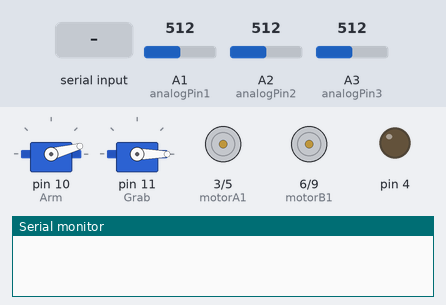
A sketch run on a simulated Arduino Uno, built with avr-gcc and run on an emulated ATmega328P. Parts: 2 × servo, motor-driver pin pairs drawn as motors (green arrow = first pin HIGH = forward, orange = second pin HIGH = backward, longer = more drive), output pins drawn as LEDs (lit = HIGH), the last lines printed to the serial monitor. The inputs (shaded band) are chosen by the test bench; at power-on: A1 (analogPin1) = 512, A2 (analogPin2) = 512, A3 (analogPin3) = 512.

Above: at 1.2 s.
1.3 s: "2" received over Serial
At 2.1 s:
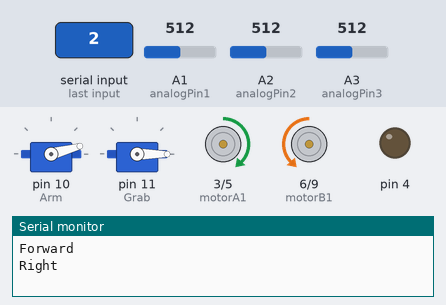
3.7 s: "3" received over Serial
At 4.9 s:
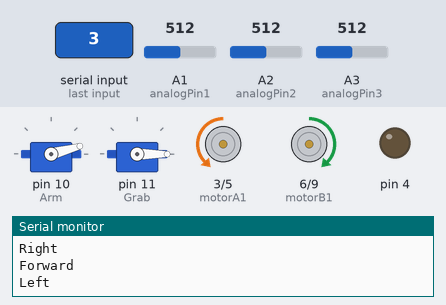
6.6 s: "4" received over Serial
At 7.0 s:
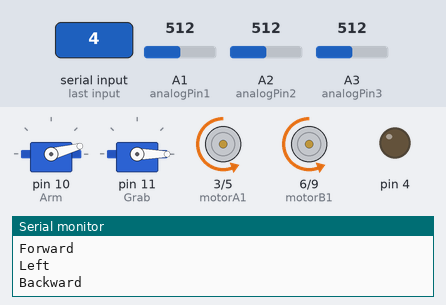
8.6 s: "7" received over Serial
At 9.8 s:
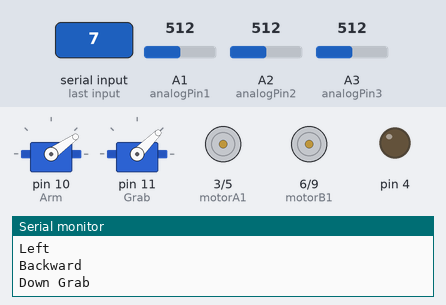
10.1 s: "8" received over Serial
At 11.0 s:
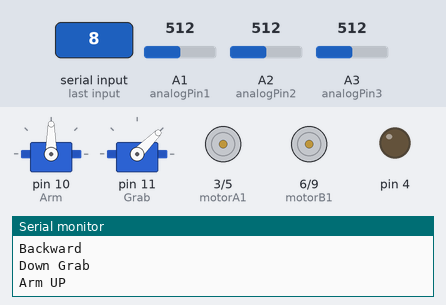
11.6 s: "9" received over Serial
At 12.3 s:
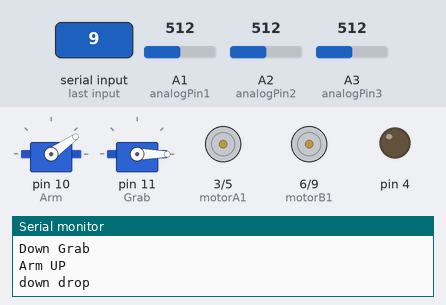
Timing chart, 0 to 14.1 s (numbered marks = the images above; inputs shaded):
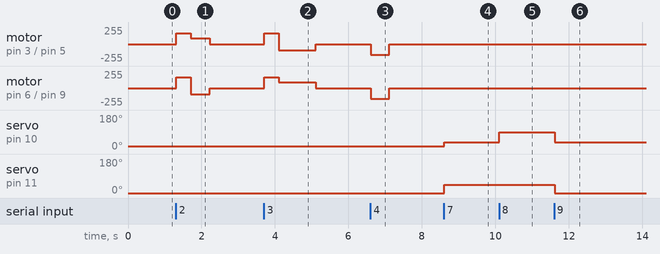

Measured:
- after the input at 1.3 s, motor on pin 3 (motorA1) / pin 5 (motorA2): stopped → forward 160/255 at once, → forward 90/255 0.40 s later, → stopped 0.51 s later; motor on pin 6 (motorB1) / pin 9 (motorB2): stopped → forward 160/255 at once, → backward 90/255 0.40 s later, → stopped 0.51 s later
- after the input at 3.7 s, motor on pin 3 (motorA1) / pin 5 (motorA2): stopped → forward 160/255 at once, → backward 90/255 0.40 s later, → stopped 1.0 s later; motor on pin 6 (motorB1) / pin 9 (motorB2): stopped → forward 160/255 at once, → forward 90/255 0.40 s later, → stopped 1.0 s later
- after the input at 6.6 s, motor on pin 3 (motorA1) / pin 5 (motorA2), motor on pin 6 (motorB1) / pin 9 (motorB2): stopped → backward 160/255 at once, → stopped 0.51 s later
- after the input at 8.6 s, servo on pin 10 (Arm): 15° → 35° at once; servo on pin 11 (Grab): 0° → 45° at once
- after the input at 10.1 s, servo on pin 10 (Arm): 35° → 90° at once
- after the input at 11.6 s, servo on pin 10 (Arm): 90° → 35° at once; servo on pin 11 (Grab): 45° → 0° at once

The sketch:

trailer.ino
```cpp
#include<Servo.h>
#define UP 90
#define DOWN 35

#define GRAB 45
#define DROP 0

Servo Arm,Grab;
int arm, grab;
const int pwm=150;

#define LT 80
#define RT 80
#define MT 80
#define OT 500

int state=0;
//state---0 stop 1-right 2-left
int analogPin1 = 1;
int analogPin2 = 2;
int analogPin3 = 3;
int L = 0;
int M = 0;
int R = 0;
int value = 0;

char r='5';
char c='y';
char stop_var='0';
int motorA1 = 3; // Pin  2 of L293
int motorA2 = 5; // Pin  7 of L293
int motorB1 = 6; // Pin 10 of L293
int motorB2 = 9;


int vellm = 160; // Speed Of Motors (0-255)
int velrm = 160; //speed while turning as 50 isnt sufficient.
int velleft = 90;
int velright =90;

void forward(){
  analogWrite(motorA1, velrm);
    analogWrite(motorA2, 0);
    analogWrite(motorB1, vellm);
    analogWrite(motorB2, 0);
    Serial.println("Forward");
}
void right(){
  analogWrite(motorA1, velleft);
    analogWrite(motorA2, 0);
    analogWrite(motorB1, 0);
    analogWrite(motorB2, velright);
    state=1;
    Serial.println("Right");
}
void rotateleft(){
  forward();
  delay(400);
  analogWrite(motorA1, 0);
    analogWrite(motorA2, velleft);
    analogWrite(motorB1, velright);
    analogWrite(motorB2, 0);
    state=1;
    Serial.println("Left");
}
void rotateright(){
  forward();
  delay(400);
  analogWrite(motorA1, velleft);
    analogWrite(motorA2, 0);
    analogWrite(motorB1, 0);
    analogWrite(motorB2, velright);
    state=2;
    Serial.println("Right");
}

void Complete_turn()
{


  int ctr=0;
  while(ctr<=4)
  {
    rotateright();
    delay(500);
    lineStable();
    ctr++;

  }

}
void left(){
  analogWrite(motorA1, 0);
    analogWrite(motorA2, velleft);
    analogWrite(motorB1, velright);
    analogWrite(motorB2, 0);
    state=2;
    Serial.println("Left");
}
void back(){
   analogWrite(motorA1, 0);
    analogWrite(motorA2, vellm);
    analogWrite(motorB1, 0);
    analogWrite(motorB2, velrm);
    Serial.println("Backward");
}
void stop_car(){
  analogWrite(motorA1, 0);
    analogWrite(motorA2, 0);
    analogWrite(motorB1, 0);
    analogWrite(motorB2, 0);
}

void setup() {
  Serial.begin(9600);
  Arm.attach(10);
  Grab.attach(11);
  Serial.begin(9600);
  Arm.write(15);
  Grab.write(0);
    pinMode(3,OUTPUT);
    pinMode(4,OUTPUT);
    pinMode(6,OUTPUT);
    pinMode(9,OUTPUT);
  // put your setup code here, to run once:

}

void loop() {
  if(stop_var=='0'){
  r='5';
  }
  else{
    r='0';
  }
  // put your main code here, to run repeatedly:
  if(Serial.available()>0){
    r= Serial.read();

  }
  if(r=='5'){
  lineSensor();
  //Serial.println("line sensor");
  }

   else if(r=='0'){
    stop_car();
    Serial.println("Stop");
    stop_var='1';
   /* if(Serial.read()!='y')
    {//Do Nothing
      }*/

  }
  else if(r=='1'){

    stop_var='0';
    forward();
    delay(500);


  }
  else if(r=='2'){

    stop_var='0';
    rotateright();
    delay(500);


  }
  else if(r=='3'){
    r='5';
    stop_var='0';
    rotateleft();

    delay(1000);


  }
  else if(r=='4'){

    stop_var='0';
    back();
    delay(500);
  }
  else if(r=='t'){
    Complete_turn();
  }
  else if(r=='7'){
    //stop_var='1';
    Serial.println("Down Grab");
    Arm.write(DOWN);
      Grab.write(GRAB);
  }
  else if(r=='8'){
   // stop_var='1';
   Serial.println("Arm UP");
    Arm.write(UP);

  }
  else if(r=='9'){
    //stop_var='1';
    Serial.println("down drop");
    Arm.write(DOWN);
      Grab.write(DROP);
  }
 // Serial.println(r);


 // lineSenor();
      delay(10);


}
void lineSensor()
{

  R = analogRead(analogPin1); // read the input pin
  M = analogRead(analogPin2);     // read the input pin
  L = analogRead(analogPin3);  // read the input pin

 /*
 Serial.print("Left: ");
  Serial.print(L);
   Serial.print(" Center: ");
    Serial.print(M);
     Serial.print(" Right: ");
      Serial.print(R);
      Serial.println();
*/
      if(L<LT&&M>MT&&R<RT)
   {
    forward();
    state=0;

   }
   if(L<LT&&R>RT&&M<MT)
   {
    right();

   }
   if(L>LT&&R<RT&&M<MT)
   {
    left();


   }
   if(L<LT&&M<MT&&R<RT)
   {
    if(state==1){
      left();
      state=0;
    }
    if(state==2){
      right();
      state=0;
    }

   }
   if((L>LT&&R>RT)||(R>RT&&M>MT)||(L>LT&&M>MT)){
    stop_car();
   }


}

void lineStable()
{


  R = analogRead(analogPin1); // read the input pin
  M = analogRead(analogPin2);     // read the input pin
  L = analogRead(analogPin3);  // read the input pin


/*
 Serial.print("Left: ");
  Serial.print(L);
   Serial.print(" Center: ");
    Serial.print(M);
     Serial.print(" Right: ");
      Serial.print(R);
      Serial.println();*/

      while(!(L<LT&&M>MT&&R<RT))
   {
    R = analogRead(analogPin1); // read the input pin
  M = analogRead(analogPin2);     // read the input pin
  L = analogRead(analogPin3);  // read the input pin

   if(L<LT&&R>RT&&M<MT)
   {
    right();

   }
   if(L>LT&&R<RT&&M<MT)
   {
    left();


   }
   if(L<LT&&M<MT&&R<RT)
   {
    /*
    if(state==1){
      left();
      state=0;
    }
    if(state==2){
      right();
      state=0;
    }*/
    right();

   }

}
  stop_car();
}
```
